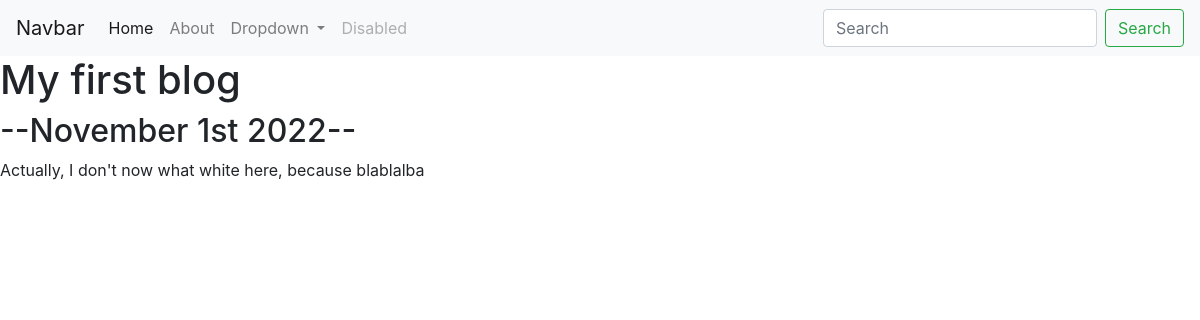
Before: /blog/1/ with the older database file.
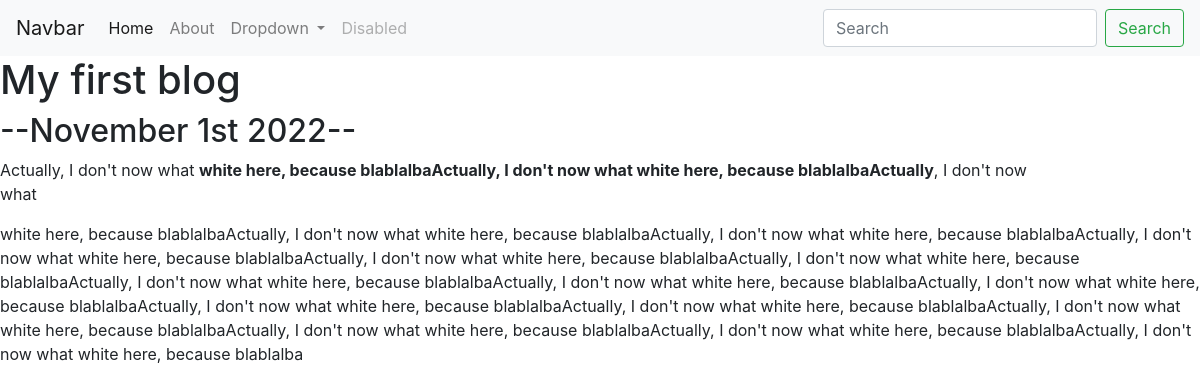
After: the same page with the newer database file.
### blog/models.py (models this page shows, shortened)
class Blog(models.Model):
    Title = models.CharField(max_length=200)
    Date = models.DateField()
    Text = models.TextField()

### blog/views.py (the view)
# urls.py: path("<int:blog_id>/", views.detail, name="detail"),
def detail(request, blog_id):
    blog = get_object_or_404(Blog, pk=blog_id)
    return render(request, 'blog/detail.html', {'blog':blog})

### blog/templates/blog/detail.html
{% extends 'portfolio/base.html' %}
{% block content %}
<h1>{{ blog.Title }}</h1>
<h2>--{{ blog.Date|date:'F jS Y' }}--</h2>
{{ blog.Text|safe }}
{% endblock %}

Changed rows visible on the page:
changed Blog "My first blog": Text "Actually, I don't now what white here, because blablalba" → "…what white here, because blablalbaActually, I don't now what white here, because blablalbaActually , I don't now what white here, because blablalbaActually, I don't now what white here, because blablalbaActually, I don't now what white here, because blablalbaActually, I don't now what white here, because blablalbaActually, I don't now what white here, because blablalbaActually, I don't now what white here, because blablalbaActually, I don't now what white here, because blablalbaActually, I don't now what white here, because blablalbaActually, I don't now what white here, because blablalbaActually, I don't now what white here, because blablalbaActually, I don't now what white here, because…"
